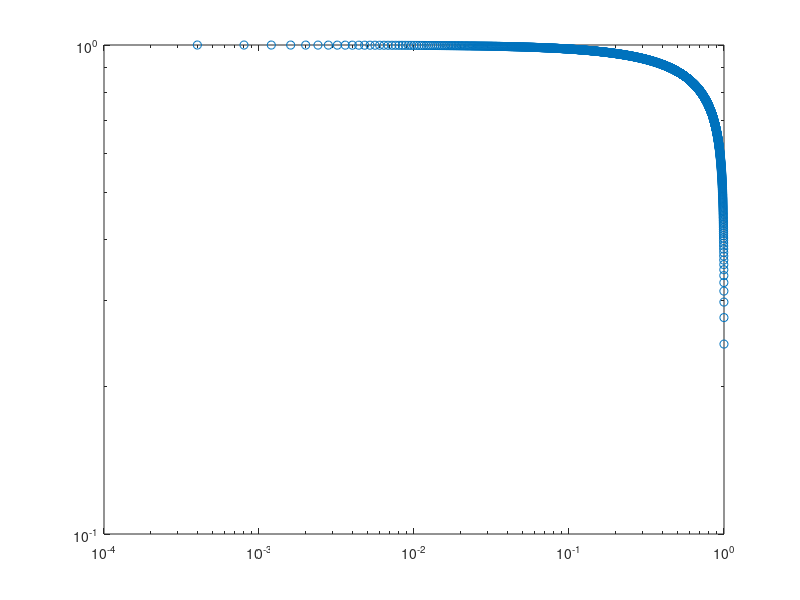

The MATLAB source for this figure:
%% 3.3
clc, clf, clear
N=16;
alpha = 1.5;
n = linspace(1,N^2,N^2);
p=1./n.^alpha;
a=sum(p);
for k = 1:N^2
   c(k) = sum(p(k:end))/a;
end
loglog(n/N^2,c,'o')



%% 3.3 Test performance
clc, clf
N=50;
alpha = 1.18;
x = linspace(0,1,N^2);
r=linspace(N^2,0,N^2);
c = x.^(1-alpha);

loglog(r/N^2,1./c,'o')
